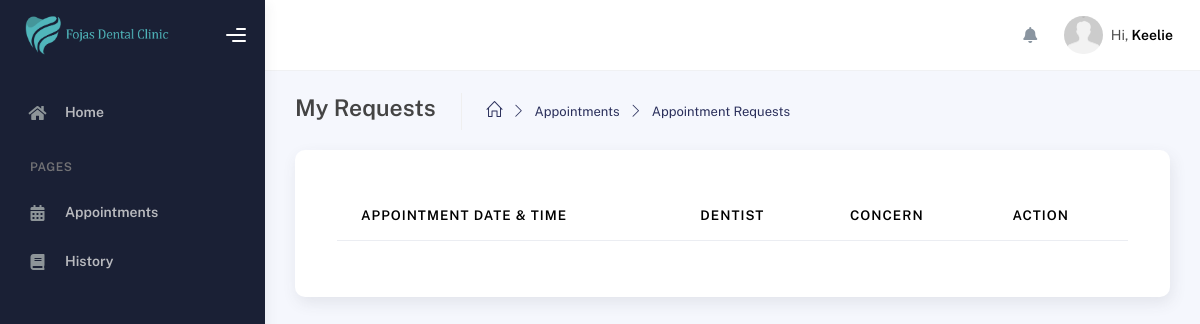
/modules/patients/requests.php (signed in), run on an earlier commit of the app's database.
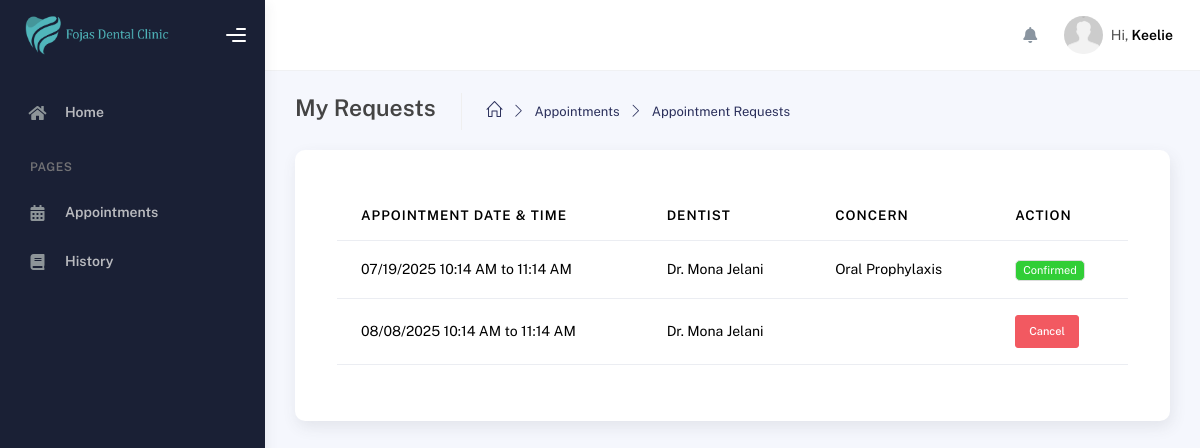
And on a later commit of the database.
### tables this page shows
CREATE TABLE `appointments` (
  `id` int(11) NOT NULL,
  `user_id` int(11) NOT NULL,
  `user_id_patient` int(11) NOT NULL,
  `appointment_id` int(110) NOT NULL,
  `concern` varchar(255) NOT NULL,
  `confirmed` int(11) NOT NULL,
  `appointment_time` varchar(100) NOT NULL,
  `appointment_date` varchar(100) NOT NULL,
  `date_created` date NOT NULL,
  `date_updated` date NOT NULL,
  `remarks` varchar(255) DEFAULT NULL,
  `walk_in` int(11) DEFAULT NULL
);

CREATE TABLE `users` (
  `id` int(11) NOT NULL,
  `user_id` int(100) NOT NULL,
  `role_id` int(11) NOT NULL,
  `first_name` varchar(250) NOT NULL,
  `middle_name` varchar(255) NOT NULL,
  `last_name` varchar(255) NOT NULL,
  `mobile_number` varchar(255) NOT NULL,
  `email` varchar(255) DEFAULT NULL,
  `password` varchar(255) NOT NULL,
  `date_of_birth` date NOT NULL,
  `date_created` date NOT NULL,
  `date_updated` date NOT NULL,
  `token` varchar(255) DEFAULT NULL,
  `address` varchar(255) DEFAULT NULL,
  `otp` varchar(100) DEFAULT NULL
);

### modules/patients/requests.php (the view, shortened to what the changed rows need)
<?php
include('../../connection/connection.php');
$user_id_patient = $_SESSION['user_id'];
?>
<!DOCTYPE html>
<html lang="en">
<head>
    <?php include '../../includes/styles.php'; ?>
</head>
<body>
    <div class="wrapper">
      <div class="main-panel">
        <div class="container">
          <div class="page-inner">
            <div class="page-category">
                <div class="card p-5">
                <div class="table-responsive">
                <table class="display table table-hover" id="dataTable">
                    <thead>
                        <tr>
                            <th>Appointment Date & Time</th>
                            <th>Dentist</th>
                            <th>Concern</th>
                            <th>Action</th>
                        </tr>
                    </thead>
                    <tbody>
                        <?php
                            $query_appointments = "SELECT appointments.user_id, appointments.user_id_patient, appointments.concern, appointments.appointment_date, users.first_name, users.middle_name, users.last_name, schedule.start_time, schedule.end_time, appointments.confirmed, appointments.appointment_time
                            FROM appointments
                            LEFT JOIN users
                            ON
                            appointments.user_id = users.user_id
                            LEFT JOIN schedule
                            ON appointments.user_id = schedule.user_id WHERE appointments.user_id_patient =  '$user_id_patient'";
                            $run_appointments = mysqli_query($conn,$query_appointments);
                            if(mysqli_num_rows($run_appointments) > 0){
                                foreach($run_appointments as $row_appointment){
                                    ?>
                                    <tr>
                                        <td><?php echo $row_appointment['appointment_date']. " " . $row_appointment['appointment_time']?></td>
                                        <td>Dr. <?php echo $row_appointment['first_name'] . " " . $row_appointment['last_name']?></td>
                                    <td><?php echo $row_appointment['concern']?></td>
                                    <td>
                                        <?php
                                            $handler = match($row_appointment['confirmed']) {
                                                '1' => '<span class="badge bg-success">Confirmed</span>',
                                                '2' => '<span class="badge bg-danger">Cancelled</span>',
                                                default => '
                                                    <form action="declined.php" method="POST" onsubmit="return confirmCancel()">
                                                        <input type="hidden" name="appointment_date" value="' . htmlspecialchars($row_appointment['appointment_date']) . '">
                                                        <input type="submit" class="btn btn-danger btn-sm" name="decline" value="Cancel">
                                                    </form>
                                                    <script>
                                                        function confirmCancel() {
                                                            return confirm("Are you sure you want to cancel?");
                                                        }
                                                    </script>
                                                ',
                                            };
                                            echo $handler;
                                            ?>
                                        </td>
                                    </tr>
                                    <?php
                                }
                            }
                        ?>
                    </tbody>
                </table>
                </div>
            </div>
            </div>
        </div>
      </div>
    </div>
    <?php include "../../includes/scripts.php"; ?>
</body>
</html>

What changed in the data, as far as the page shows it:
added appointments: appointment_date "07/19/2025", appointment_time "10:14 AM to 11:14 AM", users.first_name "Mona", users.last_name "Jelani", concern "Oral Prophylaxis", confirmed "Confirmed"
added appointments: appointment_date "08/08/2025", appointment_time "10:14 AM to 11:14 AM", users.first_name "Mona", users.last_name "Jelani"
